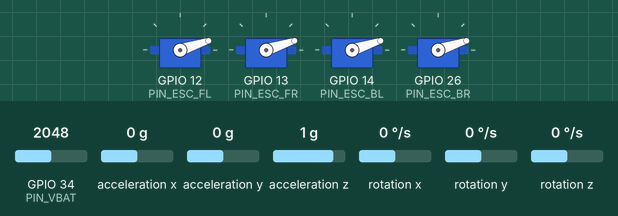
A sketch run on a simulated ESP32. Shown: 4 × servo. Wiring (inferred from the names in the program): MPU-6050 motion sensor at I2C address 0x68. The inputs (shaded band) are chosen by the test bench; at power-on: acceleration x 0 g, GPIO 34 (PIN_VBAT) = 2048, acceleration y 0 g, acceleration z 1 g, rotation x 0 °/s, rotation y 0 °/s, rotation z 0 °/s (analog values on the 0–4095 scale). What the sketch prints to the serial monitor is not drawn.

Above: at 9.5 s.
9.6 s: acceleration x set to -1.4 g
At 9.75 s:
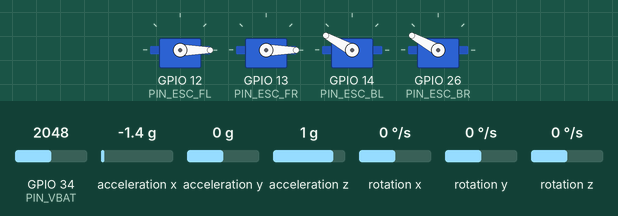
At 11.3 s:
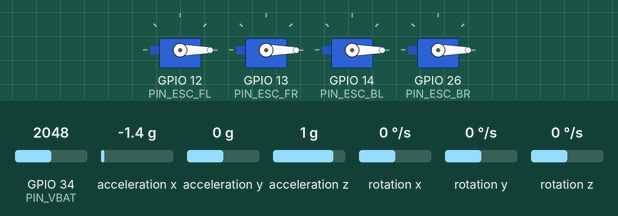
Timing chart, 0 to 12.8 s (numbered marks = the images above; inputs shaded):
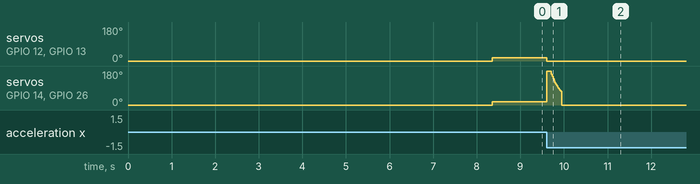

Measured:
- after the input at 9.6 s, servo on GPIO 12 (PIN_ESC_FL), servo on GPIO 13 (PIN_ESC_FR): 18° → 0° at once

The sketch:

quad_flight_controller.ino
```cpp
// =============================================================================
//  ESP32 Quadcopter Flight Controller
//  Target:   Custom 4S / 920kv / 1045-prop Quad-X
//  MCU:      ESP32
//  IMU:      MPU6050 (I2C: SDA=GPIO22, SCL=GPIO21)
//  ESCs:     30A SimonK, Standard PWM 1000-2000µs
//            FL=GPIO12  FR=GPIO13  BL=GPIO14  BR=GPIO26
//  Libs:     ESP32Servo, Wire (built-in)
// =============================================================================

#include <Wire.h>
#include <ESP32Servo.h>

// ---------------------------------------------------------------------------
// Pin Definitions
// ---------------------------------------------------------------------------
#define PIN_ESC_FL   12   // Front-Left  motor
#define PIN_ESC_FR   13   // Front-Right motor
#define PIN_ESC_BL   14   // Back-Left   motor
#define PIN_ESC_BR   26   // Back-Right  motor

#define PIN_VBAT     34   // Analog input for battery voltage divider
                          // (GPIO34 is input-only – safe choice on ESP32)

// ---------------------------------------------------------------------------
// I2C / MPU6050 Constants
// ---------------------------------------------------------------------------
#define MPU6050_ADDR      0x68
#define MPU6050_PWR_MGMT1 0x6B
#define MPU6050_SMPLRT    0x19
#define MPU6050_CONFIG    0x1A
#define MPU6050_GYRO_CFG  0x1B
#define MPU6050_ACCEL_CFG 0x1C
#define MPU6050_ACCEL_OUT 0x3B   // First byte of 14-byte burst (ACCEL + TEMP + GYRO)

// Scale factors for ±2g / ±250°/s defaults
#define ACCEL_SCALE  16384.0f   // LSB/g
#define GYRO_SCALE    131.0f   // LSB/(°/s)

// ---------------------------------------------------------------------------
// Timing
// ---------------------------------------------------------------------------
#define LOOP_TIME_US  4000          // 250 Hz  (4 000 µs)
#define CALIB_SAMPLES  2000         // gyro calibration iterations (~8 s at 250Hz)

// ---------------------------------------------------------------------------
// Complementary Filter Coefficient
// ---------------------------------------------------------------------------
#define CF_ALPHA   0.98f            // trust gyro heavily; 0.02 accel correction

// ---------------------------------------------------------------------------
// PID Tuning  –  START CONSERVATIVE for 4S high-thrust platform
// ---------------------------------------------------------------------------
// !! IMPORTANT: Tune on the bench with props OFF first. !!
// Typical 920kv 4S starting point:
//   Kp ~1.0-2.0,  Ki ~0.02-0.05,  Kd ~5-15
//
float KP_ROLL   = 1.0f;
float KI_ROLL   = 0.03f;
float KD_ROLL   = 5.0f;

float KP_PITCH  = 1.0f;
float KI_PITCH  = 0.03f;
float KD_PITCH  = 5.0f;

// Anti-windup: clamp integral accumulator (in µs equivalent)
#define INTEGRAL_LIMIT  200.0f

// ---------------------------------------------------------------------------
// Motor Mixing Parameters
// ---------------------------------------------------------------------------
// Base throttle at 1100µs for the aggressive 4S power curve.
// Raise carefully during hover tuning.
#define BASE_THROTTLE   1100
#define THROTTLE_MIN    1000
#define THROTTLE_MAX    2000
#define MOTOR_IDLE       950   // below this ESCs are disarmed / beep

// ---------------------------------------------------------------------------
// Safety
// ---------------------------------------------------------------------------
#define TILT_KILLSWITCH_DEG  45.0f   // ± degrees to trigger kill
#define VBAT_WARN_VOLTS       14.0f
#define VBAT_DIVIDER_RATIO    11.0f  // e.g. 10kΩ + 1kΩ divider → ratio ~11
                                      // adjust for your actual resistor pair
#define VBAT_ATTEN_COEFF      (3.3f / 4095.0f)  // 12-bit ADC, 3.3V ref

// ---------------------------------------------------------------------------
// Servo / ESC Objects
// ---------------------------------------------------------------------------
Servo escFL, escFR, escBL, escBR;

// ---------------------------------------------------------------------------
// IMU State
// ---------------------------------------------------------------------------
struct RawIMU {
    int16_t ax, ay, az;
    int16_t gx, gy, gz;
};

float gyroOffsetX = 0, gyroOffsetY = 0, gyroOffsetZ = 0;

// Complementary filter angles (degrees)
float anglePitch = 0.0f;
float angleRoll  = 0.0f;

// ---------------------------------------------------------------------------
// PID State
// ---------------------------------------------------------------------------
float pidRollPrev   = 0.0f, pidRollIntegral   = 0.0f;
float pidPitchPrev  = 0.0f, pidPitchIntegral  = 0.0f;

// ---------------------------------------------------------------------------
// Setpoints  –  0° hover target  (replace with RC receiver input later)
// ---------------------------------------------------------------------------
float setpointRoll  = 0.0f;
float setpointPitch = 0.0f;

// ---------------------------------------------------------------------------
// Timing bookkeeping
// ---------------------------------------------------------------------------
uint32_t loopTimer = 0;

// ---------------------------------------------------------------------------
// Forward declarations
// ---------------------------------------------------------------------------
void     initMPU6050();
void     calibrateGyro();
bool     readIMU(RawIMU &raw);
void     updateAngles(const RawIMU &raw, float dt);
float    computePID(float setpoint, float measurement,
                    float kp, float ki, float kd,
                    float &integral, float &prevError, float dt);
void     writeMotors(int fl, int fr, int bl, int br);
void     killMotors();
float    readBatteryVoltage();
void     checkBattery();
void     i2cWriteByte(uint8_t addr, uint8_t reg, uint8_t value);
uint8_t  i2cReadByte(uint8_t addr, uint8_t reg);

// =============================================================================
//  SETUP
// =============================================================================
void setup() {
    Serial.begin(115200);
    delay(200);
    Serial.println(F("\n=== ESP32 Quad Flight Controller ==="));

    // ---- I2C ----------------------------------------------------------------
    Wire.begin(22, 21);          // SDA=22, SCL=21
    Wire.setClock(400000);       // 400 kHz fast-mode

    // ---- ESC Initialisation -------------------------------------------------
    // ESP32Servo: attempt 400Hz refresh; library falls back to 50Hz if unsupported.
    // writeMicroseconds() accuracy is unaffected either way.
    escFL.setPeriodHertz(400);
    escFR.setPeriodHertz(400);
    escBL.setPeriodHertz(400);
    escBR.setPeriodHertz(400);

    escFL.attach(PIN_ESC_FL, THROTTLE_MIN, THROTTLE_MAX);
    escFR.attach(PIN_ESC_FR, THROTTLE_MIN, THROTTLE_MAX);
    escBL.attach(PIN_ESC_BL, THROTTLE_MIN, THROTTLE_MAX);
    escBR.attach(PIN_ESC_BR, THROTTLE_MIN, THROTTLE_MAX);

    // Send disarm signal immediately so ESCs don't time-out
    killMotors();
    Serial.println(F("[ESC ] All ESCs set to 1000µs (DISARMED)"));

    // ---- MPU6050 Init -------------------------------------------------------
    initMPU6050();
    Serial.println(F("[IMU ] MPU6050 initialised"));

    // ---- Arming Sequence: hold 1000µs for 5 s while calibrating gyro --------
    Serial.println(F("[ARM ] Holding disarm for 5s – gyro calibration in progress..."));
    Serial.println(F("[ARM ] *** Keep drone perfectly STILL on a flat surface ***"));

    calibrateGyro();   // ~5-8 seconds, prints progress
    Serial.println(F("[ARM ] Gyro calibration complete. ARMING NOW."));
    Serial.printf(  "[ARM ] Offsets  GX:%.2f  GY:%.2f  GZ:%.2f\n",
                    gyroOffsetX, gyroOffsetY, gyroOffsetZ);

    // ---- Analog (battery) pin -----------------------------------------------
    analogReadResolution(12);    // ESP32 default, but be explicit
    analogSetAttenuation(ADC_11db);  // 0-3.3V range

    Serial.println(F("[SYS ] Entering main loop at 250 Hz."));
    Serial.println(F("---------------------------------------"));

    loopTimer = micros();
}

// =============================================================================
//  MAIN LOOP  –  250 Hz strict timing
// =============================================================================
void loop() {
    // ---- Wait for next 4000 µs slot -----------------------------------------
    while (micros() - loopTimer < LOOP_TIME_US) { /* tight spin – no delay() */ }
    float dt = (float)(micros() - loopTimer) / 1000000.0f;   // actual dt in seconds
    loopTimer = micros();

    // ---- Read IMU -----------------------------------------------------------
    RawIMU raw;
    if (!readIMU(raw)) {
        // I2C read failure: hold last motor values, try next cycle
        return;
    }

    // ---- Complementary Filter -----------------------------------------------
    updateAngles(raw, dt);

    // ---- Safety Tilt Kill-Switch  -------------------------------------------
    if (fabsf(anglePitch) > TILT_KILLSWITCH_DEG ||
        fabsf(angleRoll)  > TILT_KILLSWITCH_DEG) {
        killMotors();
        Serial.printf("[KILL] TILT EXCEEDED: Pitch=%.1f° Roll=%.1f° – MOTORS OFF\n",
                      anglePitch, angleRoll);
        // Spin here; require power-cycle to re-arm (safety measure)
        while (true) { delay(1000); }
    }

    // ---- Battery Check (non-blocking, every cycle) --------------------------
    checkBattery();

    // ---- PID Computation ----------------------------------------------------
    float pidRoll  = computePID(setpointRoll,  angleRoll,
                                KP_ROLL,  KI_ROLL,  KD_ROLL,
                                pidRollIntegral,  pidRollPrev,  dt);

    float pidPitch = computePID(setpointPitch, anglePitch,
                                KP_PITCH, KI_PITCH, KD_PITCH,
                                pidPitchIntegral, pidPitchPrev, dt);

    // (Yaw PID omitted – add gyroZ rate controller here when RC is connected)
    float pidYaw = 0.0f;

    // ---- Motor Mixing  –  Standard Quad-X Layout ----------------------------
    //
    //        FRONT
    //   FL (CCW)  FR (CW)
    //       \      /
    //        +----+
    //       /      \
    //   BL (CW)  BR (CCW)
    //
    // Positive Roll  → right side dips  → increase FR, BR; decrease FL, BL
    // Positive Pitch → nose dips        → increase FL, FR; decrease BL, BR
    // Positive Yaw   → nose turns right → increase FL, BR; decrease FR, BL
    //
    int motorFL = BASE_THROTTLE + pidPitch + pidRoll - pidYaw;
    int motorFR = BASE_THROTTLE + pidPitch - pidRoll + pidYaw;
    int motorBL = BASE_THROTTLE - pidPitch + pidRoll + pidYaw;
    int motorBR = BASE_THROTTLE - pidPitch - pidRoll - pidYaw;

    // Clamp outputs to safe range
    motorFL = constrain(motorFL, THROTTLE_MIN, THROTTLE_MAX);
    motorFR = constrain(motorFR, THROTTLE_MIN, THROTTLE_MAX);
    motorBL = constrain(motorBL, THROTTLE_MIN, THROTTLE_MAX);
    motorBR = constrain(motorBR, THROTTLE_MIN, THROTTLE_MAX);

    writeMotors(motorFL, motorFR, motorBL, motorBR);

    // ---- Debug (comment out in flight to save cycle time) -------------------
    // Serial.printf("P:%.2f R:%.2f | FL:%d FR:%d BL:%d BR:%d\n",
    //               anglePitch, angleRoll, motorFL, motorFR, motorBL, motorBR);
}

// =============================================================================
//  IMU FUNCTIONS
// =============================================================================

void i2cWriteByte(uint8_t addr, uint8_t reg, uint8_t value) {
    Wire.beginTransmission(addr);
    Wire.write(reg);
    Wire.write(value);
    Wire.endTransmission();
}

uint8_t i2cReadByte(uint8_t addr, uint8_t reg) {
    Wire.beginTransmission(addr);
    Wire.write(reg);
    Wire.endTransmission(false);
    Wire.requestFrom(addr, (uint8_t)1);
    return Wire.read();
}

void initMPU6050() {
    // Wake device (clear sleep bit)
    i2cWriteByte(MPU6050_ADDR, MPU6050_PWR_MGMT1, 0x01);  // Use PLL with X-gyro ref
    delay(100);

    // Sample rate: 1kHz / (1 + SMPLRT_DIV)
    // DIV=3 → 250Hz  (matches our loop rate)
    i2cWriteByte(MPU6050_ADDR, MPU6050_SMPLRT, 0x03);

    // DLPF_CFG = 3 → 44Hz accel / 42Hz gyro bandwidth
    // Attenuates high-frequency motor vibrations from 10" props
    i2cWriteByte(MPU6050_ADDR, MPU6050_CONFIG, 0x03);

    // Gyro full scale: ±250°/s (0x00)
    i2cWriteByte(MPU6050_ADDR, MPU6050_GYRO_CFG, 0x00);

    // Accel full scale: ±2g (0x00)
    i2cWriteByte(MPU6050_ADDR, MPU6050_ACCEL_CFG, 0x00);
}

// Collect CALIB_SAMPLES gyro readings with drone perfectly still
void calibrateGyro() {
    long sumX = 0, sumY = 0, sumZ = 0;
    int  printed = 0;

    for (int i = 0; i < CALIB_SAMPLES; i++) {
        // --- enforce the same 250Hz pacing during calibration ---
        while (micros() - loopTimer < LOOP_TIME_US) {}
        loopTimer = micros();

        Wire.beginTransmission(MPU6050_ADDR);
        Wire.write(MPU6050_ACCEL_OUT);
        Wire.endTransmission(false);
        Wire.requestFrom(MPU6050_ADDR, (uint8_t)14);

        // Discard accel & temp (bytes 0-7)
        for (int b = 0; b < 8; b++) Wire.read();

        int16_t gx = (Wire.read() << 8) | Wire.read();
        int16_t gy = (Wire.read() << 8) | Wire.read();
        int16_t gz = (Wire.read() << 8) | Wire.read();

        sumX += gx;
        sumY += gy;
        sumZ += gz;

        // Print progress every 500 samples
        if (i % 500 == 0) {
            Serial.printf("[CAL ] %d / %d samples...\n", i, CALIB_SAMPLES);
        }
    }

    gyroOffsetX = (float)sumX / CALIB_SAMPLES;
    gyroOffsetY = (float)sumY / CALIB_SAMPLES;
    gyroOffsetZ = (float)sumZ / CALIB_SAMPLES;
}

bool readIMU(RawIMU &raw) {
    Wire.beginTransmission(MPU6050_ADDR);
    Wire.write(MPU6050_ACCEL_OUT);
    if (Wire.endTransmission(false) != 0) return false;

    uint8_t n = Wire.requestFrom(MPU6050_ADDR, (uint8_t)14);
    if (n < 14) return false;

    raw.ax = (Wire.read() << 8) | Wire.read();
    raw.ay = (Wire.read() << 8) | Wire.read();
    raw.az = (Wire.read() << 8) | Wire.read();
    Wire.read(); Wire.read();   // temperature – discard
    raw.gx = (Wire.read() << 8) | Wire.read();
    raw.gy = (Wire.read() << 8) | Wire.read();
    raw.gz = (Wire.read() << 8) | Wire.read();

    return true;
}

// ---------------------------------------------------------------------------
//  Complementary Filter
//  Angle = 0.98 * (Angle + Gyro * dt) + 0.02 * Accel
// ---------------------------------------------------------------------------
void updateAngles(const RawIMU &raw, float dt) {
    // Subtract gyro offsets and convert to °/s
    float gyroX = ((float)raw.gx - gyroOffsetX) / GYRO_SCALE;   // roll rate
    float gyroY = ((float)raw.gy - gyroOffsetY) / GYRO_SCALE;   // pitch rate
    // gyroZ (yaw rate) not used by angle filter but available for yaw PID

    // Accel angles (degrees) using small-angle-safe atan2
    // Note: axis mapping depends on MPU6050 physical orientation on your frame.
    //       Flip signs / swap axes if drone responds incorrectly.
    float accelRoll  =  atan2f((float)raw.ay, (float)raw.az) * 57.2957795f;
    float accelPitch = -atan2f((float)raw.ax,
                                sqrtf((float)raw.ay*(float)raw.ay +
                                      (float)raw.az*(float)raw.az)) * 57.2957795f;

    // Complementary filter
    angleRoll  = CF_ALPHA * (angleRoll  + gyroX * dt) + (1.0f - CF_ALPHA) * accelRoll;
    anglePitch = CF_ALPHA * (anglePitch + gyroY * dt) + (1.0f - CF_ALPHA) * accelPitch;
}

// =============================================================================
//  PID CONTROLLER
//  Returns a µs correction value to add to / subtract from motor outputs.
// =============================================================================
float computePID(float setpoint, float measurement,
                 float kp, float ki, float kd,
                 float &integral, float &prevError, float dt) {
    float error      = setpoint - measurement;
    float derivative = (error - prevError) / dt;

    // Integral accumulation with anti-windup clamp
    integral += error * dt;
    integral  = constrain(integral, -INTEGRAL_LIMIT, INTEGRAL_LIMIT);

    float output = (kp * error) + (ki * integral) + (kd * derivative);

    prevError = error;
    return output;
}

// =============================================================================
//  MOTOR CONTROL
// =============================================================================
void writeMotors(int fl, int fr, int bl, int br) {
    escFL.writeMicroseconds(fl);
    escFR.writeMicroseconds(fr);
    escBL.writeMicroseconds(bl);
    escBR.writeMicroseconds(br);
}

void killMotors() {
    escFL.writeMicroseconds(THROTTLE_MIN);
    escFR.writeMicroseconds(THROTTLE_MIN);
    escBL.writeMicroseconds(THROTTLE_MIN);
    escBR.writeMicroseconds(THROTTLE_MIN);
}

// =============================================================================
//  BATTERY MONITORING
// =============================================================================
float readBatteryVoltage() {
    // Read 12-bit ADC (0-4095), convert to voltage accounting for divider.
    // Assumes a simple resistive divider:
    //   VBAT ── R1(10kΩ) ── ADC_PIN ── R2(1kΩ) ── GND
    //   V_adc = VBAT * (R2 / (R1 + R2))  →  VBAT = V_adc * (R1+R2)/R2
    //
    // ESP32 ADC is noisy; oversample 16× for stability.
    uint32_t adcSum = 0;
    for (int i = 0; i < 16; i++) adcSum += analogRead(PIN_VBAT);
    float adcAvg     = (float)adcSum / 16.0f;
    float adcVoltage = adcAvg * VBAT_ATTEN_COEFF;
    return adcVoltage * VBAT_DIVIDER_RATIO;
}

// Called every loop – use a counter to avoid Serial spam
void checkBattery() {
    static uint32_t lastCheck = 0;
    static bool     warned    = false;

    // Check every ~1 second (250 loops)
    static uint8_t counter = 0;
    if (++counter < 250) return;
    counter = 0;

    float vbat = readBatteryVoltage();

    if (vbat < VBAT_WARN_VOLTS) {
        if (!warned) {
            Serial.printf("[BATT] WARNING: %.2fV < %.1fV – LAND NOW!\n",
                          vbat, VBAT_WARN_VOLTS);
            warned = true;
        }
    } else {
        warned = false;   // reset if voltage recovers (e.g. you had a load spike)
        // Uncomment for periodic telemetry:
        // Serial.printf("[BATT] %.2fV OK\n", vbat);
    }
}

// =============================================================================
//  END OF SKETCH
// =============================================================================

/*
 * ============================================================
 *  TUNING GUIDE  –  READ BEFORE FIRST FLIGHT
 * ============================================================
 *
 *  PHASE 1 – Bench test (NO PROPS)
 *  --------------------------------
 *  1. Flash sketch. Open Serial Monitor at 115200 baud.
 *  2. Watch arming output and gyro offsets. Values should be
 *     small (<50 LSB). If large, check IMU mounting / vibration.
 *  3. Gently tilt the frame; confirm angle values track correctly
 *     in Serial with the debug line un-commented.
 *  4. Confirm motor directions match Quad-X diagram above.
 *     Swap any two wires on a motor to reverse it if needed.
 *
 *  PHASE 2 – Prop clearance hover (PROPS ON, tethered or low)
 *  -----------------------------------------------------------
 *  1. Start with KP=1.0, KI=0.0, KD=0.0 (pure proportional).
 *  2. Raise BASE_THROTTLE until drone lifts ~5cm, then hold.
 *  3. Increase KP until drone oscillates, then reduce by 30%.
 *  4. Add KD to damp oscillations (5–10 is typical for 10" props).
 *  5. Add tiny KI (0.01–0.05) to eliminate steady-state drift.
 *
 *  PHASE 3 – RC Integration
 *  -------------------------
 *  Replace `setpointRoll`, `setpointPitch`, `BASE_THROTTLE`
 *  with values from your RC receiver (PPM/SBUS/PWM).
 *  Add a Yaw rate PID using gyroZ.
 *
 *  SAFETY REMINDERS
 *  -----------------
 *  • Always test with props OFF first.
 *  • Keep a kill-switch (prop-blocker / ESC disarm) accessible.
 *  • The 45° tilt kill-switch triggers a hard lock; power-cycle
 *    to re-arm. This is intentional.
 *  • 4S + 1045 props = 3–4 kg total thrust. RESPECT the hardware.
 * ============================================================
 */
```
